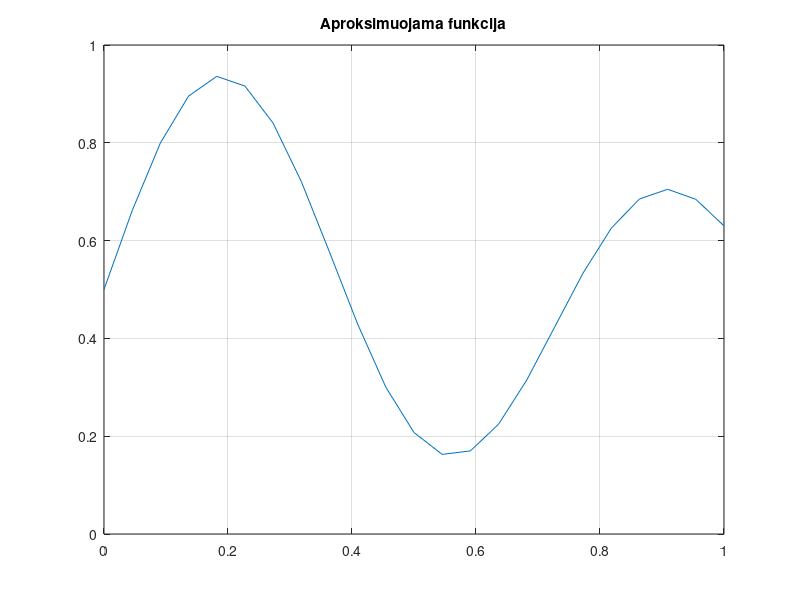

Recreate this plot in MATLAB. (Note: this script raises an error after producing the figure.)
close all;
clear;
clc;
x = 0:1/22:1; %Taškų vektorius
func = ((1 + 0.6*sin(2*pi*x/0.7)) + 0.3*sin(2*pi*x))/2; %Aproksimuojama funkcija
figure
plot(x, func); grid on; title('Aproksimuojama funkcija');
%Centrai ir spinduliai
% c1 = 0.1918 - 0.002;
% c2 = 0.9131 + 0.002;
c1 = 0.191;
c2 = 0.916;
r1 = 0.166;
r2 = 0.176;

%Gauso funkcijos duotiems centrams ir spinduliams
t1 = gauss(x, c1, r1);
t2 = gauss(x, c2, r2)
figure
plot(x,t1, x, t2, x, func); grid on; title('Gauso funkcijos');
%Svorių inicializavimas
w0 = randn(1);
w1 = randn(1);
w2 = randn(1);
num_iter = 0;
step = 0.1; %mokymo žingsnis

%Funkcijos aproksimavimas
for j = 1:100
  E(j) = 0;  
  for i = 1:length(x)
  % RBV išėjimo skaičiavimas
  y = gauss(x(i), c1, r1)*w1 + gauss(x(i), c2, r2)*w2 + w0; %Svorinė suma
  % Klaidos skaičiavimas ir svorių atnaujinimas
  e = func(i) - y;
  E(j) = E(j) + abs(e);
  w1 = w1 + step * e * gauss(x(i), c1, r1);
  w2 = w2 + step * e * gauss(x(i), c2, r2);
  w0 = w0 + step * e;
  end
end
%Klaidos kitimoir galutinio rezultato atvaizdavimas
t = 1:j;
figure
plot(t, E); grid on; title('Klaidos kitimas');
y = gauss(x, c1, r1)*w1 + gauss(x, c2, r2)*w2 + w0; 
figure
plot(x, func, x, y, x, y - func); grid on; title('Palyginimas'); legend('Tikroji funkcija', 'Aproksimuota funkcija', 'Skirtumas');

%Gauso funkcija
function func = gauss(x, c, r)
func = exp(-(x - c).^2/(2*r^2));
end
